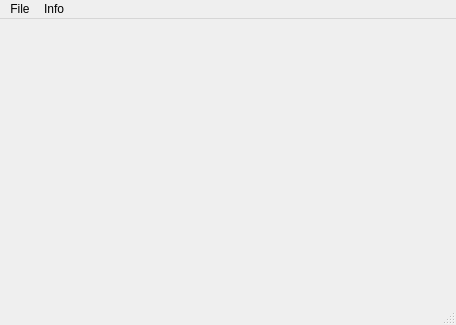
<?xml version="1.0" encoding="UTF-8"?>
<!--
Autori: Juraj Kula (xkulaj02), Michal Vaško (xvasko14)
Popis: Generovaný súbor
-->
<ui version="4.0">
 <class>MainWindow</class>
 <widget class="QMainWindow" name="MainWindow">
  <property name="geometry">
   <rect>
    <x>0</x>
    <y>0</y>
    <width>456</width>
    <height>325</height>
   </rect>
  </property>
  <property name="windowTitle">
   <string>MainWindow</string>
  </property>
  <widget class="QWidget" name="centralWidget"/>
  <widget class="QMenuBar" name="menuBar">
   <property name="geometry">
    <rect>
     <x>0</x>
     <y>0</y>
     <width>456</width>
     <height>25</height>
    </rect>
   </property>
   <widget class="QMenu" name="menuFile">
    <property name="title">
     <string>File</string>
    </property>
    <addaction name="actionNew_2"/>
    <addaction name="actionSave_2"/>
    <addaction name="actionLoad_2"/>
    <addaction name="actionQuit_2"/>
   </widget>
   <widget class="QMenu" name="menuInfo">
    <property name="title">
     <string>Info</string>
    </property>
    <addaction name="actionTutorial"/>
   </widget>
   <addaction name="menuFile"/>
   <addaction name="menuInfo"/>
  </widget>
  <widget class="QStatusBar" name="statusBar"/>
  <action name="actionNew_2">
   <property name="text">
    <string>New</string>
   </property>
  </action>
  <action name="actionSave_2">
   <property name="text">
    <string>Save</string>
   </property>
  </action>
  <action name="actionLoad_2">
   <property name="text">
    <string>Load</string>
   </property>
  </action>
  <action name="actionQuit_2">
   <property name="text">
    <string>Quit</string>
   </property>
  </action>
  <action name="actionTutorial">
   <property name="text">
    <string>Tutorial</string>
   </property>
  </action>
 </widget>
 <layoutdefault spacing="6" margin="11"/>
 <resources/>
 <connections/>
</ui>
